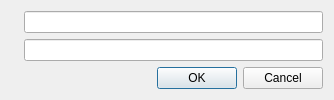
<?xml version="1.0" encoding="UTF-8"?>
<ui version="4.0">
 <class>EditorDialog</class>
 <widget class="QDialog" name="EditorDialog">
  <property name="geometry">
   <rect>
    <x>0</x>
    <y>0</y>
    <width>334</width>
    <height>91</height>
   </rect>
  </property>
  <layout class="QVBoxLayout" name="verticalLayout">
   <item>
    <layout class="QFormLayout" name="formLayout">
     <item row="0" column="1">
      <widget class="QLineEdit" name="keyLineEdit"/>
     </item>
     <item row="0" column="0">
      <widget class="QLabel" name="keyLabel">
       <property name="text">
        <string notr="true"/>
       </property>
      </widget>
     </item>
     <item row="1" column="1">
      <widget class="QLineEdit" name="valueLineEdit"/>
     </item>
     <item row="1" column="0">
      <widget class="QLabel" name="valueLabel">
       <property name="text">
        <string notr="true"/>
       </property>
      </widget>
     </item>
    </layout>
   </item>
   <item>
    <widget class="QDialogButtonBox" name="buttonBox">
     <property name="orientation">
      <enum>Qt::Horizontal</enum>
     </property>
     <property name="standardButtons">
      <set>QDialogButtonBox::Cancel|QDialogButtonBox::Ok</set>
     </property>
    </widget>
   </item>
  </layout>
 </widget>
 <tabstops>
  <tabstop>keyLineEdit</tabstop>
 </tabstops>
 <resources/>
 <connections>
  <connection>
   <sender>buttonBox</sender>
   <signal>accepted()</signal>
   <receiver>EditorDialog</receiver>
   <slot>accept()</slot>
   <hints>
    <hint type="sourcelabel">
     <x>248</x>
     <y>254</y>
    </hint>
    <hint type="destinationlabel">
     <x>157</x>
     <y>274</y>
    </hint>
   </hints>
  </connection>
  <connection>
   <sender>buttonBox</sender>
   <signal>rejected()</signal>
   <receiver>EditorDialog</receiver>
   <slot>reject()</slot>
   <hints>
    <hint type="sourcelabel">
     <x>316</x>
     <y>260</y>
    </hint>
    <hint type="destinationlabel">
     <x>286</x>
     <y>274</y>
    </hint>
   </hints>
  </connection>
 </connections>
</ui>
